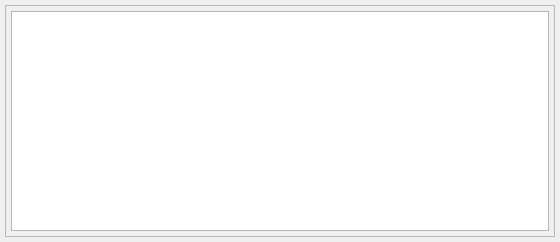
<?xml version="1.0" encoding="UTF-8"?>
<ui version="4.0">
 <class>User</class>
 <widget class="QDialog" name="User">
  <property name="geometry">
   <rect>
    <x>0</x>
    <y>0</y>
    <width>560</width>
    <height>242</height>
   </rect>
  </property>
  <property name="windowTitle">
   <string>User Information:</string>
  </property>
  <layout class="QGridLayout" name="gridLayout">
   <property name="leftMargin">
    <number>5</number>
   </property>
   <property name="topMargin">
    <number>5</number>
   </property>
   <property name="rightMargin">
    <number>5</number>
   </property>
   <property name="bottomMargin">
    <number>5</number>
   </property>
   <property name="spacing">
    <number>5</number>
   </property>
   <item row="0" column="0">
    <widget class="QFrame" name="frame">
     <property name="frameShape">
      <enum>QFrame::StyledPanel</enum>
     </property>
     <property name="frameShadow">
      <enum>QFrame::Raised</enum>
     </property>
     <layout class="QGridLayout" name="gridLayout_2">
      <property name="leftMargin">
       <number>5</number>
      </property>
      <property name="topMargin">
       <number>5</number>
      </property>
      <property name="rightMargin">
       <number>5</number>
      </property>
      <property name="bottomMargin">
       <number>5</number>
      </property>
      <property name="spacing">
       <number>5</number>
      </property>
      <item row="0" column="0" colspan="2">
       <widget class="QTableView" name="userTable">
        <property name="contextMenuPolicy">
         <enum>Qt::CustomContextMenu</enum>
        </property>
        <property name="editTriggers">
         <set>QAbstractItemView::DoubleClicked</set>
        </property>
        <property name="alternatingRowColors">
         <bool>true</bool>
        </property>
        <property name="selectionMode">
         <enum>QAbstractItemView::SingleSelection</enum>
        </property>
        <property name="selectionBehavior">
         <enum>QAbstractItemView::SelectRows</enum>
        </property>
        <property name="verticalScrollMode">
         <enum>QAbstractItemView::ScrollPerPixel</enum>
        </property>
        <property name="horizontalScrollMode">
         <enum>QAbstractItemView::ScrollPerPixel</enum>
        </property>
        <property name="sortingEnabled">
         <bool>true</bool>
        </property>
        <property name="cornerButtonEnabled">
         <bool>false</bool>
        </property>
        <attribute name="horizontalHeaderMinimumSectionSize">
         <number>80</number>
        </attribute>
        <attribute name="horizontalHeaderStretchLastSection">
         <bool>true</bool>
        </attribute>
        <attribute name="verticalHeaderVisible">
         <bool>false</bool>
        </attribute>
        <attribute name="verticalHeaderDefaultSectionSize">
         <number>20</number>
        </attribute>
        <attribute name="verticalHeaderMinimumSectionSize">
         <number>20</number>
        </attribute>
       </widget>
      </item>
     </layout>
    </widget>
   </item>
  </layout>
 </widget>
 <resources/>
 <connections/>
</ui>
